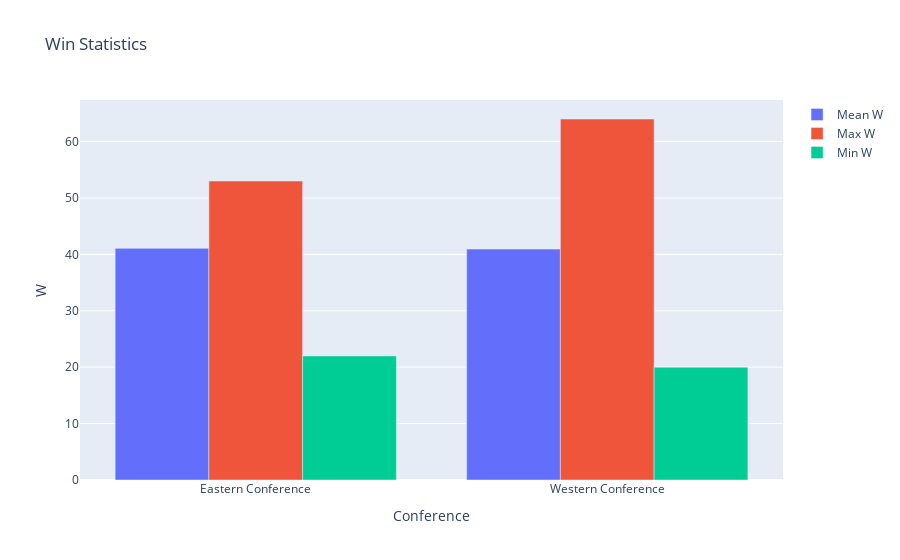

Notebook source saved alongside this figure:
### Code cell
import plotly.graph_objects as go

# Compute mean, max, and min W for Eastern and Western conferences
w_values_east = df_east["W"].values
mean_w_east = np.mean(w_values_east)
max_w_east = np.max(w_values_east)
min_w_east = np.min(w_values_east)

w_values_west = df_west["W"].values
mean_w_west = np.mean(w_values_west)
max_w_west = np.max(w_values_west)
min_w_west = np.min(w_values_west)

# Create bar chart
fig = go.Figure()
fig.add_trace(go.Bar(x=['Eastern Conference', 'Western Conference'], y=[mean_w_east, mean_w_west], name='Mean W'))
fig.add_trace(go.Bar(x=['Eastern Conference', 'Western Conference'], y=[max_w_east, max_w_west], name='Max W'))
fig.add_trace(go.Bar(x=['Eastern Conference', 'Western Conference'], y=[min_w_east, min_w_west], name='Min W'))
fig.update_layout(title="Win Statistics", xaxis_title="Conference", yaxis_title="W", barmode='group')
fig.show()
fig.write_html("combined_w_stats.html")

### Figure 1 — Plotly figure (JSON) as saved in the notebook; plotly's stock layout.template omitted (floating-point values rounded to 4 significant figures)
{"data": [{"name": "Mean W", "type": "bar", "x": ["Eastern Conference", "Western Conference"], "y": [41.07, 40.93]}, {"name": "Max W", "type": "bar", "x": ["Eastern Conference", "Western Conference"], "y": [53, 64]}, {"name": "Min W", "type": "bar", "x": ["Eastern Conference", "Western Conference"], "y": [22, 20]}], "layout": {"barmode": "group", "title": {"text": "Win Statistics"}, "xaxis": {"title": {"text": "Conference"}}, "yaxis": {"title": {"text": "W"}}}}
